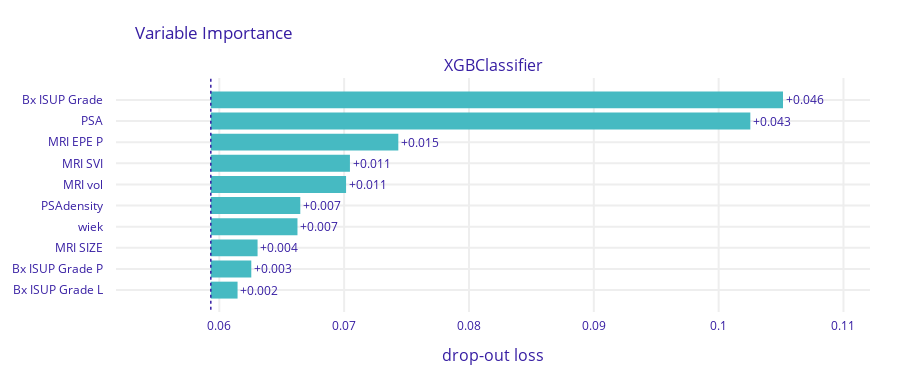

This figure's notebook cell:
### Markdown cell above
### Maximize AUC

### Code cell
param_grid = {
    'classifier__n_estimators': [100, 200, 400, 800],
    'classifier__max_depth': [3, 5],
    'classifier__learning_rate': [0.01, 0.05, 0.1],
    'classifier__subsample': [0.6, 0.8, 1.0],
    'classifier__colsample_bytree': [0.6, 0.8, 0.9, 1.0],
    'classifier__gamma': [0, 0.1, 0.2]
}
untrained_model = XGBClassifier(random_state=42)

y_true, y_pred, y_pred_probs, false_positive_rate, true_positive_rate, total_roc_auc, trained_model, best_params = train_and_evaluate_model(untrained_model, X, y, numerical_cols, categorical_cols, n_folds=5, tune_params=True, param_grid=param_grid, tuning_scoring='roc_auc', tuning_test_size=0.2)

plot_roc(false_positive_rate, true_positive_rate, total_roc_auc)
plot_confusion_matrix(y_true, y_pred)
plot_feature_importances(trained_model, X, y)
plot_discrimination_threshold(trained_model, X, y)
brier = brier_score_loss(y_true, y_pred_probs)
print(f"Brier score: {brier:.4f}")

### Figure 1 — Plotly figure (JSON) as saved in the notebook; plotly's stock layout.template omitted (floating-point values rounded to 4 significant figures)
{"data": [{"base": 0.05932, "hoverinfo": "text", "hoverlabel": {"bgcolor": "rgba(0,0,0,0.8)"}, "hovertext": ["Model: XGBClassifier loss after<br>variable: Bx ISUP Grade is permuted: 0.105<br>Drop-out loss change: +0.046", "Model: XGBClassifier loss after<br>variable: PSA is permuted: 0.103<br>Drop-out loss change: +0.043", "Model: XGBClassifier loss after<br>variable: MRI EPE P is permuted: 0.074<br>Drop-out loss change: +0.015", "Model: XGBClassifier loss after<br>variable: MRI SVI is permuted: 0.07<br>Drop-out loss change: +0.011", "Model: XGBClassifier loss after<br>variable: MRI vol is permuted: 0.07<br>Drop-out loss change: +0.011", "Model: XGBClassifier loss after<br>variable: PSAdensity is permuted: 0.066<br>Drop-out loss change: +0.007", "Model: XGBClassifier loss after<br>variable: wiek is permuted: 0.066<br>Drop-out loss change: +0.007", "Model: XGBClassifier loss after<br>variable: MRI SIZE is permuted: 0.063<br>Drop-out loss change: +0.004", "Model: XGBClassifier loss after<br>variable: Bx ISUP Grade P is permuted: 0.063<br>Drop-out loss change: +0.003", "Model: XGBClassifier loss after<br>variable: Bx ISUP Grade L is permuted: 0.061<br>Drop-out loss change: +0.002"], "marker": {"color": "#46bac2"}, "orientation": "h", "showlegend": false, "text": ["+0.046", "+0.043", "+0.015", "+0.011", "+0.011", "+0.007", "+0.007", "+0.004", "+0.003", "+0.002"], "textposition": "outside", "type": "bar", "x": [0.04584, 0.04322, 0.01502, 0.01114, 0.01084, 0.007169, 0.006942, 0.003746, 0.003243, 0.002143], "xaxis": "x", "y": ["Bx ISUP Grade", "PSA", "MRI EPE P", "MRI SVI", "MRI vol", "PSAdensity", "wiek", "MRI SIZE", "Bx ISUP Grade P", "Bx ISUP Grade L"], "yaxis": "y"}], "layout": {"annotations": [{"font": {"size": 16}, "showarrow": false, "text": "XGBClassifier", "x": 0.5, "xanchor": "center", "xref": "paper", "y": 1, "yanchor": "bottom", "yref": "paper"}, {"font": {"size": 16}, "showarrow": false, "text": "drop-out loss", "x": 0.5, "xanchor": "center", "xref": "paper", "y": 0, "yanchor": "top", "yref": "paper", "yshift": -30}], "font": {"color": "#371ea3"}, "height": 383, "margin": {"b": 71, "r": 30, "t": 78}, "shapes": [{"line": {"color": "#371ea3", "dash": "dot", "width": 1.5}, "type": "line", "x0": 0.05932, "x1": 0.05932, "xref": "x", "y0": -1, "y1": 10, "yref": "y"}], "title": {"text": "Variable Importance", "x": 0.15}, "xaxis": {"anchor": "y", "automargin": true, "domain": [0, 1], "fixedrange": true, "gridwidth": 2, "range": [0.05172, 0.1121], "tickcolor": "white", "ticklen": 3, "ticks": "outside", "type": "linear", "zeroline": false}, "yaxis": {"anchor": "x", "automargin": true, "autorange": "reversed", "domain": [0, 1], "fixedrange": true, "gridwidth": 2, "tickcolor": "white", "ticklen": 10, "ticks": "outside", "type": "category"}}}
